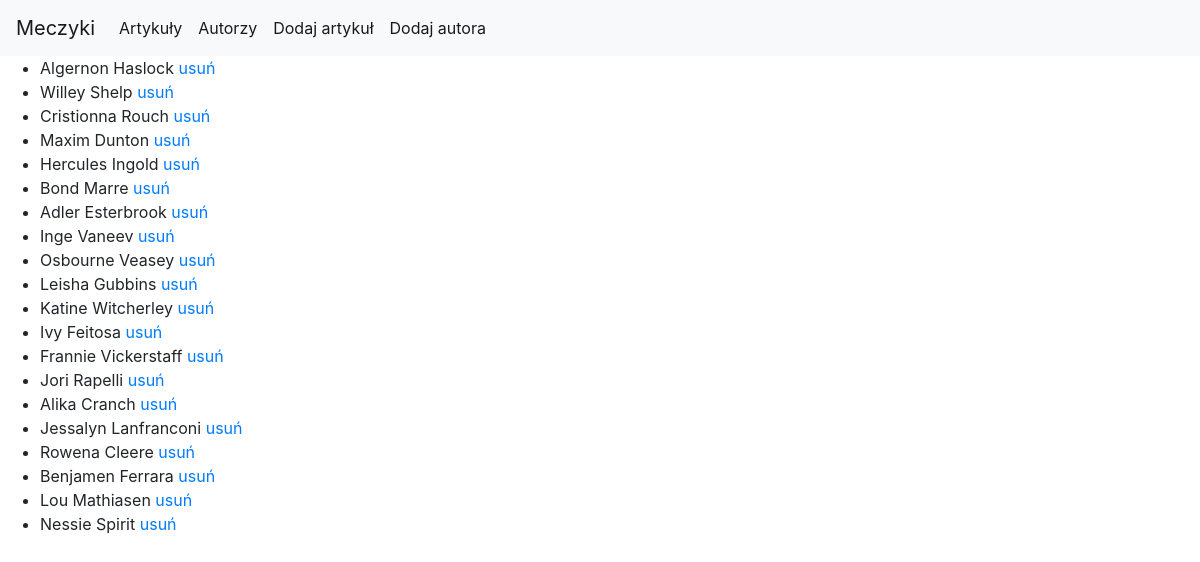
Page /authorsform.php on the committed database.
### tables this page shows
CREATE TABLE author(
    id serial PRIMARY KEY,
    first varchar(255),
    last varchar(255)
);

### DataBase.php (called while the page is built, shortened)
<?php
require_once('Author.php');
class DataBase
{
    public $conn;
    private $servername = 'localhost';
    private $username = 'root';
    private $password = '';
    private $dbname = 'meczyki';
    function __construct()
    {
        $conn = new mysqli($this->servername, $this->username, $this->password, $this->dbname);
        $this->conn = $conn;
    }
    function getAllAuthors()
    {
        $authors = [];
        $query = "SELECT * FROM author";
        $result = $this->conn->query($query);
        if ($result->num_rows > 0)
            while ($row = $result->fetch_assoc())
                $authors[] = new Author($row['id'], $row['first'], $row['last']);
        return $authors;
    }
}

### Author.php (called while the page is built, shortened)
<?php
class Author
{
    function __construct($id, $first, $last)
    {
        $this->id = $id;
        $this->first = $first;
        $this->last = $last;
    }
}

### authorsform.php (the view, shortened to what this page needs)
<html lang="pl">
<head>
    <link rel="stylesheet" href="https://stackpath.bootstrapcdn.com/bootstrap/4.5.2/css/bootstrap.min.css"
>
</head>
<body>
<?php
require_once('DataBase.php');
$db = new DataBase();
$authors = $db->getAllAuthors();
echo  "<ul>";
if (sizeof($authors) < 1) echo "<li>Pusto!</li>";
else
    foreach ($authors as $author)
        echo "<li>$author->first $author->last <a href='api/deleteauthor.php?id=$author->id'>usuń</a> </li>";
echo "</ul>";
?>
</body>
</html>

### rows in the picture
author: first "Algernon", last "Haslock"
author: first "Willey", last "Shelp"
author: first "Cristionna", last "Rouch"
author: first "Maxim", last "Dunton"
author: first "Hercules", last "Ingold"
author: first "Bond", last "Marre"
author: first "Adler", last "Esterbrook"
author: first "Inge", last "Vaneev"
author: first "Osbourne", last "Veasey"
author: first "Leisha", last "Gubbins"
author: first "Katine", last "Witcherley"
author: first "Ivy", last "Feitosa"
author: first "Frannie", last "Vickerstaff"
author: first "Jori", last "Rapelli"
author: first "Alika", last "Cranch"
author: first "Jessalyn", last "Lanfranconi"
author: first "Rowena", last "Cleere"
author: first "Benjamen", last "Ferrara"
author: first "Lou", last "Mathiasen"
author: first "Nessie", last "Spirit"
